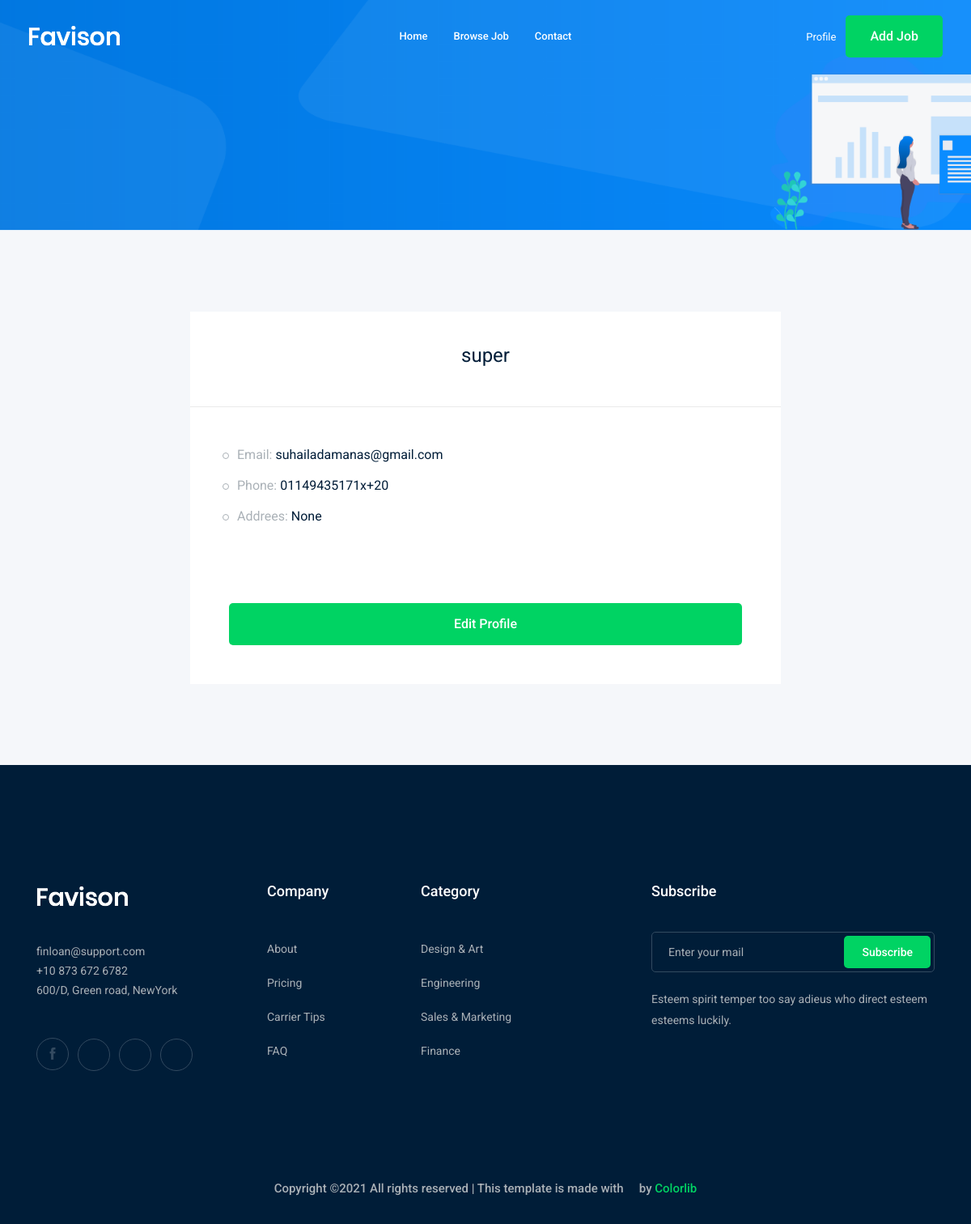
Screenshot of /accounts/profile (signed in) with the database file from the repository.
### accounts/models.py (models this page shows)
class Profile(models.Model):
    user = models.OneToOneField(User, on_delete=models.CASCADE)
    city = models.ForeignKey('City', related_name='user_city', on_delete=models.CASCADE,blank=True ,null=True)
    phone_number = PhoneField(blank=True, help_text='Contact phone number')
    image = models.ImageField(upload_to='profile/')
    def __str__(self):
        return str(self.user)

### accounts/views.py (the view)
# urls.py: path('profile', views.profile, name='profile'),
def profile(request):
    profile = Profile.objects.get(user=request.user)
    return render(request, 'accounts/profile.html', {'profile':profile})

### accounts/templates/accounts/profile.html (shortened to what this page needs)
{% extends "base.html" %}
{% load bootstrap4 %}
{% block body %}
    <div class="bradcam_area bradcam_bg_1">
        <div class="container">
            <div class="row">
                <div class="col-xl-12">
                </div>
            </div>
        </div>
    </div>
    <div class="job_details_area">
        <div class="container">
            <div class="row">
                <div class="col-lg-8 mx-auto">
                    <div class="job_sumary">
                        <div class="summery_header">
                            <h3 style="text-align: center;">{{profile}}</h3>
                        </div>
                        <div class="job_content">
                            <ul>
                                <li>Email: <span>{{profile.user.email}}</span></li>
                                <li>Phone: <span>{{profile.phone_number}}</span></li>
                                <li>Addrees: <span>{{profile.city}}</span></li>
                            </ul>
                        </div>
                        <div class=p-5>
                            <a class="boxed-btn3 w-100" href="{% url 'accounts:profile_edit' %}"> Edit Profile </a>
                        </div>
                    </div>
                </div>
            </div>
        </div>
    </div>
{% endblock body %}

### rows the page displays
Profile: user.username "super", user.email "suhailadamanas@gmail.com", phone_number "01149435171x+20", city "None"
